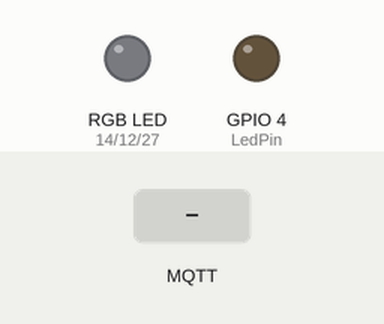
A sketch run on a simulated ESP32. Parts: an RGB LED mixed from three pins (HIGH = lit), output pins drawn as LEDs (lit = HIGH). Inputs (shaded band) come from the test bench. Dim RGB values are drawn brighter than linear; WiFi joins after 1.5 s; servers stay silent unless stated; no MQTT or app messages arrive unless stated; what the sketch prints to the serial monitor is not drawn.

Above: at 2.7 s.
2.8 s: MQTT message "5" arrives on the first subscribed topic
At 4.0 s:
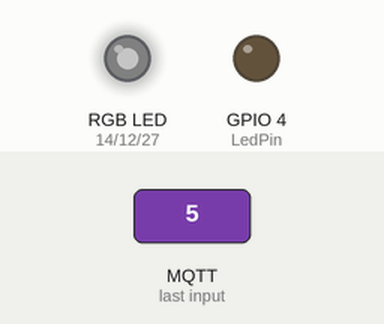
4.3 s: MQTT message "90" arrives on the first subscribed topic
At 5.3 s:
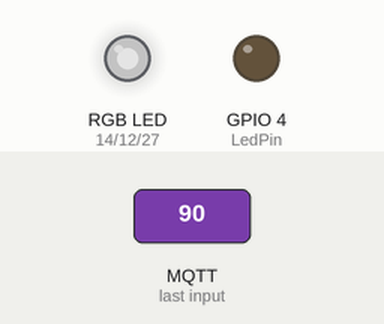
5.8 s: MQTT message "200" arrives on the first subscribed topic
At 6.4 s:
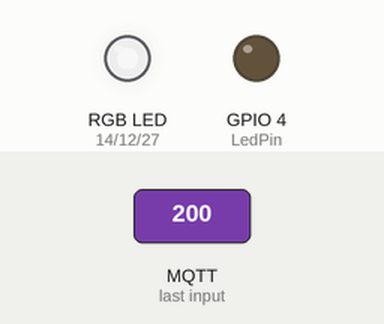
Timing chart, 0 to 8.8 s (numbered marks = the images above; inputs shaded):
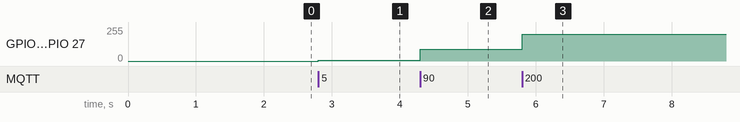

The sketch:

waterlevel_with_color_picker.ino
```cpp
#include <WiFi.h>
#include <PubSubClient.h>

// Pin definitions for RGB LED
#define redPin   14
#define greenPin 12
#define bluePin  27

// Pin for water level sensor
#define LedPin 4
#define sensorPower 26
#define sensorPin 36

// WiFi credentials
const char* ssid = "A";
const char* password = "12345678";

// MQTT broker settings
const char* mqtt_server = "test.mosquitto.org";  // or your own local broker
const char* mqtt_client_id = "ESP32Client001";
const char* mqtt_username = "";
const char* mqtt_password = "";

// MQTT topics
const char* mqtt_topic_water = "iotfrontier/waterlevel";
const char* mqtt_topic_led = "iotfrontier/ledControl";
const char* mqtt_topic_color = "iotfrontier/color";

WiFiClient espClient;
PubSubClient client(espClient);

unsigned long previousMillis = 0;

// This functions connects your ESP32 to your router
void setup_wifi() {
  delay(10);
  Serial.println();
  Serial.print("Connecting to ");
  Serial.println(ssid);
  WiFi.begin(ssid, password);
  while (WiFi.status() != WL_CONNECTED) {
    delay(500);
    Serial.print(".");
  }
  Serial.println("");
  Serial.print("WiFi connected - ESP IP address: ");
  Serial.println(WiFi.localIP());
}

void setColor(int R, int G, int B) {
  analogWrite(redPin,   R);
  analogWrite(greenPin, G);
  analogWrite(bluePin,  B);
}

// This function is executed when some device publishes a message to a topic that your ESP32 is subscribed to.
void callback(String topic, byte* message, unsigned int length) {
  Serial.print("Message arrived on topic: ");
  Serial.print(topic);
  Serial.print(". Message: ");

  String messageTemp;

  for (int i = 0; i < length; i++) {
    messageTemp += (char)message[i];
  }
  Serial.println(messageTemp);

  // Parse the message to extract RGB values from "rgb(r, g, b)" format
  if (topic == mqtt_topic_color) {
    int r, g, b;

    // Find the start and end of the RGB values
    int startIndex = messageTemp.indexOf('(') + 1;
    int endIndex = messageTemp.indexOf(')');

    // Extract the substring between the parentheses
    String rgbValues = messageTemp.substring(startIndex, endIndex);

    // Split the values by comma
    int comma1 = rgbValues.indexOf(',');
    int comma2 = rgbValues.indexOf(',', comma1 + 1);

    r = rgbValues.substring(0, comma1).toInt();
    g = rgbValues.substring(comma1 + 1, comma2).toInt();
    b = rgbValues.substring(comma2 + 1).toInt();

    // Set the LED color
    setColor(r, g, b);
  }
}

// Reconnect to MQTT broker if disconnected
void reconnect() {
  while (!client.connected()) {
    Serial.print("Attempting MQTT connection...");
    if (client.connect(mqtt_client_id, mqtt_username, mqtt_password)) {
      Serial.println("connected");
      client.subscribe(mqtt_topic_color);  // Subscribe to the color change topic
    } else {
      Serial.print("failed, rc=");
      Serial.print(client.state());
      Serial.println(" try again in 5 seconds");
      delay(5000);
    }
  }
}

void setup() {
  pinMode(redPin,   OUTPUT);
  pinMode(greenPin, OUTPUT);
  pinMode(bluePin,  OUTPUT);
  pinMode(LedPin,   OUTPUT);
  pinMode(sensorPower, OUTPUT);
  pinMode(sensorPin, INPUT);

  Serial.begin(115200);
  setup_wifi();

  client.setServer(mqtt_server, 1883);
  client.setCallback(callback);
}

void loop() {
  if (!client.connected()) {
    reconnect();
  }
  client.loop();

  // Water level sensing and publishing
  unsigned long currentMillis = millis();
  if (currentMillis - previousMillis > 30000) {  // Every 30 seconds
    previousMillis = currentMillis;

    int waterLevel = analogRead(sensorPin);  // Read the water level
    Serial.print("Water Level: ");
    Serial.println(waterLevel);

    // Publish the water level to the MQTT topic
    String waterLevelStr = String(waterLevel);
    client.publish(mqtt_topic_water, waterLevelStr.c_str());
  }
}
```

Measured:
- after the input at 2.8 s, GPIO 12 (greenPin), GPIO 14 (redPin), GPIO 27 (bluePin): 0/255 → 5/255 at once
- after the input at 4.3 s, GPIO 12 (greenPin), GPIO 14 (redPin), GPIO 27 (bluePin): 5/255 → 90/255 at once
- after the input at 5.8 s, GPIO 12 (greenPin), GPIO 14 (redPin), GPIO 27 (bluePin): 90/255 → 200/255 at once
